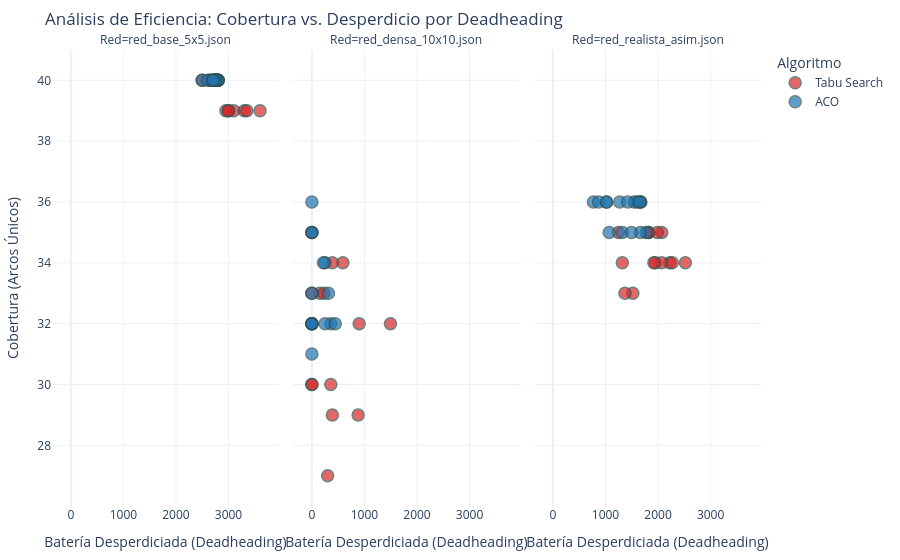

Here is the notebook cell this chart was saved with:
### Code cell
# Utilizamos un Scatter Plot segmentado por red (facet_col) para aislar topologías
fig_scatter = px.scatter(
    df_analisis,
    x="bateria_consumida_deadheading",
    y="arcos_unicos_inspeccionados",
    color="algoritmo",
    facet_col="parametros.instancia_red",
    title="Análisis de Eficiencia: Cobertura vs. Desperdicio por Deadheading",
    labels={
        "bateria_consumida_deadheading": "Batería Desperdiciada (Deadheading)",
        "arcos_unicos_inspeccionados": "Cobertura (Arcos Únicos)",
        "algoritmo": "Metaheurística",
        "parametros.instancia_red": "Red"
    },
    color_discrete_map={
        "ACO": "#1f77b4",
        "Tabu Search": "#d62728"
    }
)

fig_scatter.update_traces(
    marker=dict(size=12, opacity=0.7, line=dict(width=1.5, color='DarkSlateGrey'))
)

fig_scatter.update_layout(
    template="plotly_white",
    legend_title_text="Algoritmo",
    margin=dict(t=50, b=50, l=50, r=50)
)

fig_scatter.update_yaxes(tickformat="d")

fig_scatter.show()

### Figure 1 — Plotly figure (JSON) as saved in the notebook; plotly's stock layout.template omitted (floating-point values rounded to 4 significant figures)
{"data": [{"hovertemplate": "Metaheurística=Tabu Search<br>Red=red_base_5x5.json<br>Batería Desperdiciada (Deadheading)=%{x}<br>Cobertura (Arcos Únicos)=%{y}<extra></extra>", "legendgroup": "Tabu Search", "marker": {"color": "#d62728", "line": {"color": "DarkSlateGrey", "width": 1.5}, "opacity": 0.7, "size": 12, "symbol": "circle"}, "mode": "markers", "name": "Tabu Search", "orientation": "v", "showlegend": true, "type": "scatter", "x": [3100.0, 3300.0, 3350.0, 2800.0, 2500.0, 2650.0, 2800.0, 3000.0, 2950.0, 3000.0, 2800.0, 2650.0, 3600.0, 2750.0, 2700.0], "xaxis": "x", "y": [39, 39, 39, 40, 40, 40, 40, 39, 39, 39, 40, 40, 39, 40, 40], "yaxis": "y"}, {"hovertemplate": "Metaheurística=Tabu Search<br>Red=red_densa_10x10.json<br>Batería Desperdiciada (Deadheading)=%{x}<br>Cobertura (Arcos Únicos)=%{y}<extra></extra>", "legendgroup": "Tabu Search", "marker": {"color": "#d62728", "line": {"color": "DarkSlateGrey", "width": 1.5}, "opacity": 0.7, "size": 12, "symbol": "circle"}, "mode": "markers", "name": "Tabu Search", "orientation": "v", "showlegend": false, "type": "scatter", "x": [150.0, 390.0, 300.0, 880.0, 590.0, 0.0, 230.0, 0.0, 900.0, 0.0, 360.0, 0.0, 0.0, 390.0, 1495.0], "xaxis": "x2", "y": [33, 29, 27, 29, 34, 32, 33, 30, 32, 35, 30, 33, 30, 34, 32], "yaxis": "y2"}, {"hovertemplate": "Metaheurística=Tabu Search<br>Red=red_realista_asim.json<br>Batería Desperdiciada (Deadheading)=%{x}<br>Cobertura (Arcos Únicos)=%{y}<extra></extra>", "legendgroup": "Tabu Search", "marker": {"color": "#d62728", "line": {"color": "DarkSlateGrey", "width": 1.5}, "opacity": 0.7, "size": 12, "symbol": "circle"}, "mode": "markers", "name": "Tabu Search", "orientation": "v", "showlegend": false, "type": "scatter", "x": [1520.0, 2070.0, 1950.0, 2520.0, 2220.0, 2070.0, 1245.0, 1820.0, 2270.0, 1985.0, 1920.0, 1370.0, 1820.0, 1670.0, 1320.0], "xaxis": "x3", "y": [33, 35, 34, 34, 34, 34, 35, 35, 34, 35, 34, 33, 35, 36, 34], "yaxis": "y3"}, {"hovertemplate": "Metaheurística=ACO<br>Red=red_base_5x5.json<br>Batería Desperdiciada (Deadheading)=%{x}<br>Cobertura (Arcos Únicos)=%{y}<extra></extra>", "legendgroup": "ACO", "marker": {"color": "#1f77b4", "line": {"color": "DarkSlateGrey", "width": 1.5}, "opacity": 0.7, "size": 12, "symbol": "circle"}, "mode": "markers", "name": "ACO", "orientation": "v", "showlegend": true, "type": "scatter", "x": [2800.0, 2750.0, 2750.0, 2750.0, 2500.0, 2750.0, 2750.0, 2800.0, 2600.0, 2800.0, 2750.0, 2750.0, 2700.0, 2750.0, 2700.0], "xaxis": "x", "y": [40, 40, 40, 40, 40, 40, 40, 40, 40, 40, 40, 40, 40, 40, 40], "yaxis": "y"}, {"hovertemplate": "Metaheurística=ACO<br>Red=red_densa_10x10.json<br>Batería Desperdiciada (Deadheading)=%{x}<br>Cobertura (Arcos Únicos)=%{y}<extra></extra>", "legendgroup": "ACO", "marker": {"color": "#1f77b4", "line": {"color": "DarkSlateGrey", "width": 1.5}, "opacity": 0.7, "size": 12, "symbol": "circle"}, "mode": "markers", "name": "ACO", "orientation": "v", "showlegend": false, "type": "scatter", "x": [0.0, 0.0, 250.0, 0.0, 220.0, 0.0, 0.0, 0.0, 0.0, 360.0, 250.0, 0.0, 0.0, 445.0, 315.0], "xaxis": "x2", "y": [35, 35, 34, 32, 34, 36, 32, 33, 31, 32, 32, 32, 32, 32, 33], "yaxis": "y2"}, {"hovertemplate": "Metaheurística=ACO<br>Red=red_realista_asim.json<br>Batería Desperdiciada (Deadheading)=%{x}<br>Cobertura (Arcos Únicos)=%{y}<extra></extra>", "legendgroup": "ACO", "marker": {"color": "#1f77b4", "line": {"color": "DarkSlateGrey", "width": 1.5}, "opacity": 0.7, "size": 12, "symbol": "circle"}, "mode": "markers", "name": "ACO", "orientation": "v", "showlegend": false, "type": "scatter", "x": [1670.0, 1595.0, 770.0, 1545.0, 1770.0, 1320.0, 1270.0, 1070.0, 1660.0, 1020.0, 1495.0, 1645.0, 870.0, 1420.0, 1020.0], "xaxis": "x3", "y": [36, 36, 36, 36, 35, 35, 36, 35, 35, 36, 35, 36, 36, 36, 36], "yaxis": "y3"}], "layout": {"annotations": [{"font": {}, "showarrow": false, "text": "Red=red_base_5x5.json", "x": 0.16, "xanchor": "center", "xref": "paper", "y": 1, "yanchor": "bottom", "yref": "paper"}, {"font": {}, "showarrow": false, "text": "Red=red_densa_10x10.json", "x": 0.5, "xanchor": "center", "xref": "paper", "y": 1, "yanchor": "bottom", "yref": "paper"}, {"font": {}, "showarrow": false, "text": "Red=red_realista_asim.json", "x": 0.84, "xanchor": "center", "xref": "paper", "y": 1, "yanchor": "bottom", "yref": "paper"}], "legend": {"title": {"text": "Algoritmo"}, "tracegroupgap": 0}, "margin": {"b": 50, "l": 50, "r": 50, "t": 50}, "title": {"text": "Análisis de Eficiencia: Cobertura vs. Desperdicio por Deadheading"}, "xaxis": {"anchor": "y", "domain": [0, 0.32], "title": {"text": "Batería Desperdiciada (Deadheading)"}}, "xaxis2": {"anchor": "y2", "domain": [0.34, 0.66], "matches": "x", "title": {"text": "Batería Desperdiciada (Deadheading)"}}, "xaxis3": {"anchor": "y3", "domain": [0.68, 1.0], "matches": "x", "title": {"text": "Batería Desperdiciada (Deadheading)"}}, "yaxis": {"anchor": "x", "domain": [0, 1], "tickformat": "d", "title": {"text": "Cobertura (Arcos Únicos)"}}, "yaxis2": {"anchor": "x2", "domain": [0, 1], "matches": "y", "showticklabels": false, "tickformat": "d"}, "yaxis3": {"anchor": "x3", "domain": [0, 1], "matches": "y", "showticklabels": false, "tickformat": "d"}}}
